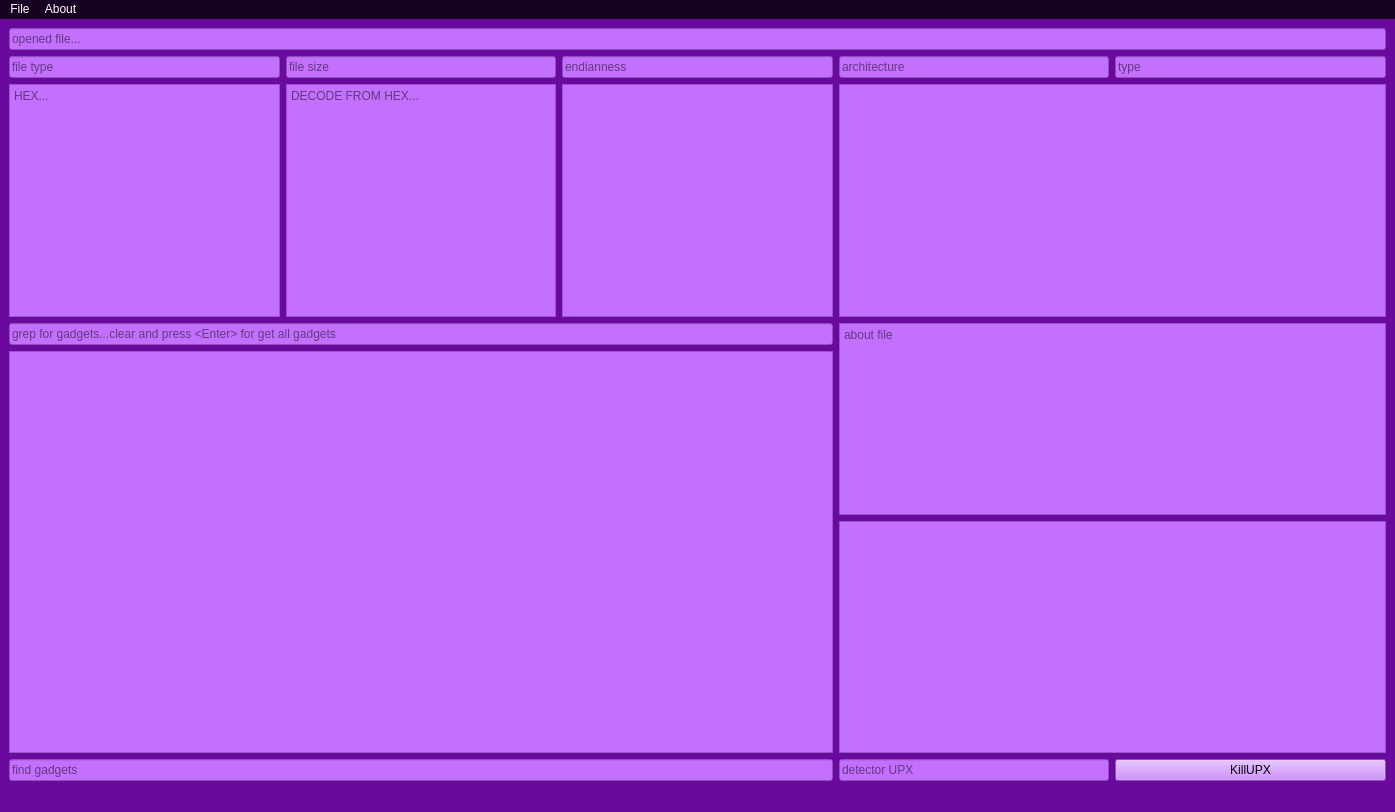
<?xml version="1.0" encoding="UTF-8"?>
<ui version="4.0">
 <class>MainWindow</class>
 <widget class="QMainWindow" name="MainWindow">
  <property name="geometry">
   <rect>
    <x>0</x>
    <y>0</y>
    <width>1395</width>
    <height>812</height>
   </rect>
  </property>
  <property name="font">
   <font>
    <family>ModeSeven</family>
    <pointsize>11</pointsize>
    <weight>50</weight>
    <italic>false</italic>
    <bold>false</bold>
   </font>
  </property>
  <property name="windowTitle">
   <string>J0llyTr0LLz</string>
  </property>
  <property name="statusTip">
   <string>J0llyTr0LLz build 19082023 by AFANX</string>
  </property>
  <property name="styleSheet">
   <string notr="true">font: 11pt &quot;ModeSeven&quot;;
background-color: rgb(106, 9, 158);</string>
  </property>
  <widget class="QWidget" name="centralwidget">
   <layout class="QGridLayout" name="gridLayout">
    <item row="5" column="0" rowspan="2" colspan="3">
     <widget class="QListWidget" name="ropgadgets">
      <property name="styleSheet">
       <string notr="true">background-color: rgb(196, 112, 255);
font: 75 11pt &quot;FreeMono&quot;;
border-color: rgb(65, 5, 98);
selection-color: rgb(65, 5, 98);</string>
      </property>
     </widget>
    </item>
    <item row="7" column="3">
     <widget class="QLineEdit" name="lineEditDectorUPX">
      <property name="styleSheet">
       <string notr="true">background-color: rgb(196, 112, 255);
border-color: rgb(65, 5, 98);
selection-color: rgb(65, 5, 98);</string>
      </property>
      <property name="placeholderText">
       <string>detector UPX</string>
      </property>
     </widget>
    </item>
    <item row="6" column="3" colspan="2">
     <widget class="QListWidget" name="checksec">
      <property name="styleSheet">
       <string notr="true">background-color: rgb(196, 112, 255);
border-color: rgb(65, 5, 98);
selection-color: rgb(65, 5, 98);</string>
      </property>
     </widget>
    </item>
    <item row="2" column="1">
     <widget class="QLineEdit" name="filesize">
      <property name="styleSheet">
       <string notr="true">background-color: rgb(196, 112, 255);
border-color: rgb(65, 5, 98);
selection-color: rgb(65, 5, 98);</string>
      </property>
      <property name="placeholderText">
       <string>file size</string>
      </property>
     </widget>
    </item>
    <item row="2" column="0">
     <widget class="QLineEdit" name="filetype">
      <property name="styleSheet">
       <string notr="true">background-color: rgb(196, 112, 255);
border-color: rgb(65, 5, 98);
selection-color: rgb(65, 5, 98);</string>
      </property>
      <property name="placeholderText">
       <string>file type</string>
      </property>
     </widget>
    </item>
    <item row="7" column="0" colspan="3">
     <widget class="QLineEdit" name="countGatget">
      <property name="styleSheet">
       <string notr="true">background-color: rgb(196, 112, 255);
border-color: rgb(65, 5, 98);
selection-color: rgb(65, 5, 98);</string>
      </property>
      <property name="placeholderText">
       <string>find gadgets</string>
      </property>
     </widget>
    </item>
    <item row="3" column="1">
     <widget class="QTextEdit" name="textEditFromHex">
      <property name="styleSheet">
       <string notr="true">background-color: rgb(196, 112, 255);
border-color: rgb(65, 5, 98);
selection-color: rgb(65, 5, 98);</string>
      </property>
      <property name="placeholderText">
       <string>DECODE FROM HEX...</string>
      </property>
     </widget>
    </item>
    <item row="3" column="0">
     <widget class="QTextEdit" name="textEditHex">
      <property name="styleSheet">
       <string notr="true">background-color: rgb(196, 112, 255);
border-color: rgb(65, 5, 98);
selection-color: rgb(65, 5, 98);</string>
      </property>
      <property name="placeholderText">
       <string>HEX...</string>
      </property>
     </widget>
    </item>
    <item row="2" column="3">
     <widget class="QLineEdit" name="architecture">
      <property name="styleSheet">
       <string notr="true">background-color: rgb(196, 112, 255);
border-color: rgb(65, 5, 98);
selection-color: rgb(65, 5, 98);</string>
      </property>
      <property name="placeholderText">
       <string>architecture</string>
      </property>
     </widget>
    </item>
    <item row="2" column="2">
     <widget class="QLineEdit" name="endianness">
      <property name="styleSheet">
       <string notr="true">background-color: rgb(196, 112, 255);
border-color: rgb(65, 5, 98);
selection-color: rgb(65, 5, 98);</string>
      </property>
      <property name="placeholderText">
       <string>endianness</string>
      </property>
     </widget>
    </item>
    <item row="7" column="4">
     <widget class="QPushButton" name="killerUPX">
      <property name="styleSheet">
       <string notr="true">background-color: rgb(196, 112, 255);
border-color: rgb(65, 5, 98);
selection-color: rgb(65, 5, 98);</string>
      </property>
      <property name="text">
       <string>KillUPX</string>
      </property>
     </widget>
    </item>
    <item row="0" column="0" colspan="5">
     <widget class="QLineEdit" name="openedFile">
      <property name="styleSheet">
       <string notr="true">background-color: rgb(196, 112, 255);
border-color: rgb(65, 5, 98);
selection-color: rgb(65, 5, 98);</string>
      </property>
      <property name="placeholderText">
       <string>opened file...</string>
      </property>
     </widget>
    </item>
    <item row="2" column="4">
     <widget class="QLineEdit" name="type">
      <property name="styleSheet">
       <string notr="true">background-color: rgb(196, 112, 255);
border-color: rgb(65, 5, 98);
selection-color: rgb(65, 5, 98);</string>
      </property>
      <property name="placeholderText">
       <string>type</string>
      </property>
     </widget>
    </item>
    <item row="3" column="2">
     <widget class="QListWidget" name="listWidgetHashes">
      <property name="styleSheet">
       <string notr="true">background-color: rgb(196, 112, 255);
border-color: rgb(65, 5, 98);
selection-color: rgb(65, 5, 98);</string>
      </property>
     </widget>
    </item>
    <item row="3" column="3" colspan="2">
     <widget class="QListWidget" name="listWidgetReadElf">
      <property name="styleSheet">
       <string notr="true">background-color: rgb(196, 112, 255);
border-color: rgb(65, 5, 98);
selection-color: rgb(65, 5, 98);</string>
      </property>
     </widget>
    </item>
    <item row="4" column="3" rowspan="2" colspan="2">
     <widget class="QTextEdit" name="textEditFileAbout">
      <property name="styleSheet">
       <string notr="true">background-color: rgb(196, 112, 255);
border-color: rgb(65, 5, 98);
selection-color: rgb(65, 5, 98);</string>
      </property>
      <property name="placeholderText">
       <string>about file</string>
      </property>
     </widget>
    </item>
    <item row="4" column="0" colspan="3">
     <widget class="QLineEdit" name="grepGadget">
      <property name="styleSheet">
       <string notr="true">background-color: rgb(196, 112, 255);
border-color: rgb(65, 5, 98);
selection-color: rgb(65, 5, 98);</string>
      </property>
      <property name="placeholderText">
       <string>grep for gadgets...clear and press &lt;Enter&gt; for get all gadgets</string>
      </property>
     </widget>
    </item>
   </layout>
  </widget>
  <widget class="QMenuBar" name="menubar">
   <property name="geometry">
    <rect>
     <x>0</x>
     <y>0</y>
     <width>1395</width>
     <height>20</height>
    </rect>
   </property>
   <property name="styleSheet">
    <string notr="true">background-color: rgb(23, 2, 35);
selection-background-color: rgb(65, 5, 98);
color: rgb(255, 255, 255);</string>
   </property>
   <widget class="QMenu" name="menuFile">
    <property name="title">
     <string>File</string>
    </property>
    <addaction name="actionOpen"/>
   </widget>
   <widget class="QMenu" name="menuAbout">
    <property name="title">
     <string>About</string>
    </property>
    <addaction name="actionAbout"/>
   </widget>
   <addaction name="menuFile"/>
   <addaction name="menuAbout"/>
  </widget>
  <widget class="QStatusBar" name="statusbar"/>
  <action name="actionOpen">
   <property name="text">
    <string>Open</string>
   </property>
   <property name="shortcut">
    <string>Ctrl+O</string>
   </property>
  </action>
  <action name="actionAbout">
   <property name="text">
    <string>About</string>
   </property>
   <property name="shortcut">
    <string>Ctrl+H</string>
   </property>
  </action>
  <action name="actionGrep">
   <property name="text">
    <string>grep</string>
   </property>
   <property name="shortcut">
    <string>Return</string>
   </property>
  </action>
 </widget>
 <resources/>
 <connections>
  <connection>
   <sender>grepGadget</sender>
   <signal>returnPressed()</signal>
   <receiver>actionGrep</receiver>
   <slot>trigger()</slot>
   <hints>
    <hint type="sourcelabel">
     <x>420</x>
     <y>335</y>
    </hint>
    <hint type="destinationlabel">
     <x>-1</x>
     <y>-1</y>
    </hint>
   </hints>
  </connection>
 </connections>
</ui>
